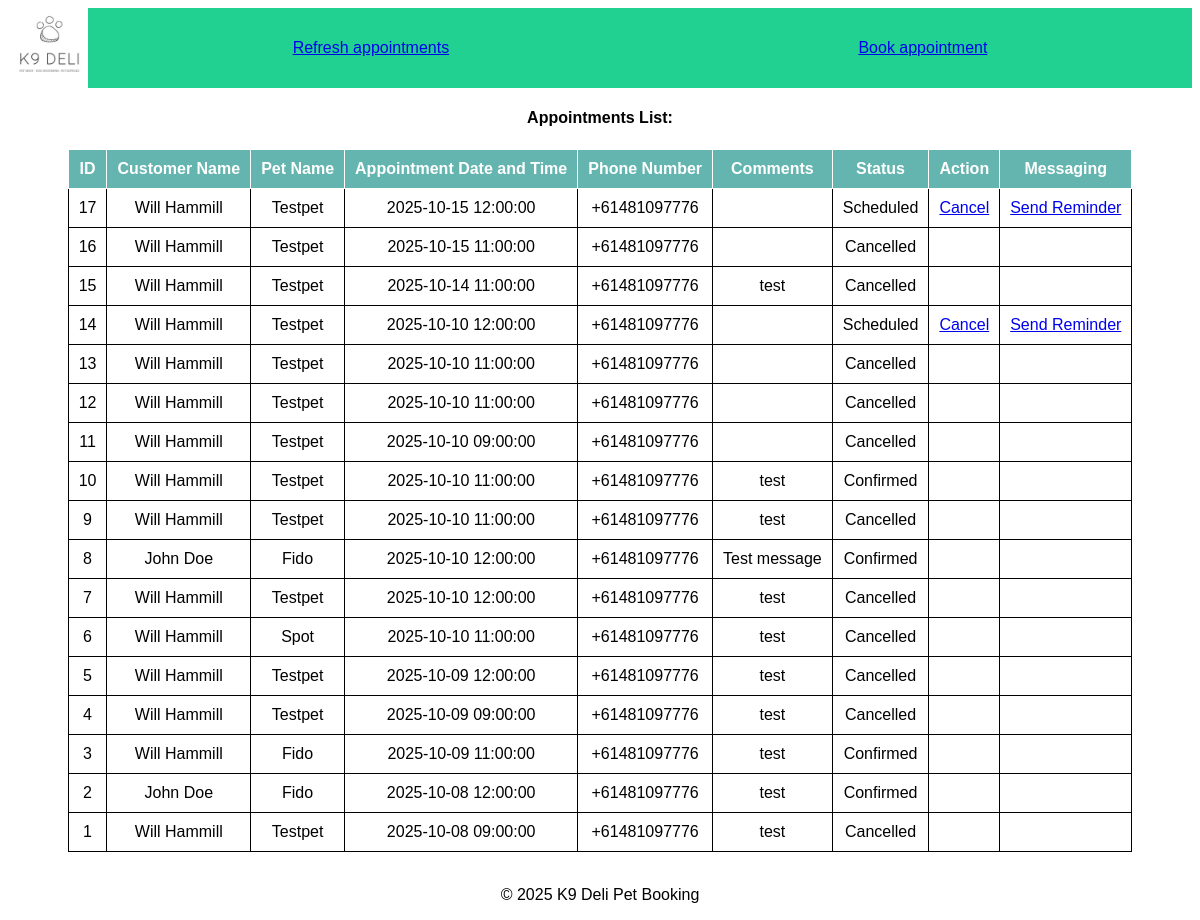
Screenshot of /appointments/view with the database file from the repository.
### tables this page shows
CREATE TABLE appointments (
                id INTEGER PRIMARY KEY AUTOINCREMENT,
                customer_first TEXT,
                customer_last TEXT,
                customer_number TEXT,
                appt_datetime TEXT,
                pet_name TEXT,
                comments TEXT,
                appt_status INTEGER DEFAULT 1
            );

### bookingConfirm.py (the view)
@appointments.route('/appointments/view')
def view_appointments():  # SQLITE version from simple_form branch
    conn = sqlite3.connect('appointments.db')
    conn.row_factory = sqlite3.Row  # Enable dictionary-like row access in appointments_list.html
    current_time = datetime.now()
    c = conn.cursor()
    c.execute('''
            UPDATE appointments SET appt_status = 2 -- 2 = Done
            WHERE appt_datetime < ? AND appt_status = 1 OR appt_datetime < ? AND appt_status = 3
        ''', (current_time, current_time))
    c.execute('SELECT * FROM appointments')
    booked_appointments = c.fetchall()
    conn.close()
    return render_template('AppointmentViewer.html', appointments=booked_appointments)

### templates/AppointmentViewer.html (shortened to what this page needs)
<!DOCTYPE html>
<html lang="en">
<head>
    <link rel="stylesheet" href="https://cdnjs.cloudflare.com/ajax/libs/font-awesome/6.0.0-beta3/css/all.min.css">
    <link rel="stylesheet" href="{{ url_for('static', filename='styles.css') }}">
</head>
<body>
<header class="main-header">
    <nav class="nav-bar">
        <img src="../static/k9_logo.jpg" alt="K9 Logo" style="width:80px; height: auto;">
      <ul class="container">
        <li><a href="{{ url_for('appointments.view_appointments') }}">Refresh appointments</a></li>
      </ul>
      <ul class="container">
        <li><a href="{{ url_for('appointments.load_page') }}">Book appointment</a></li>
      </ul>
    </nav>
</header>
 <h4>Appointments List:</h4>
<table border="1">
    <thead>
            <tr>
                <th>ID</th>
                <th>Customer Name</th>
                <th>Pet Name</th>
                <th>Appointment Date and Time</th>
                <th>Phone Number</th>
                <th>Comments</th>
                <th>Status</th>
                <th>Action</th>
                <th>Messaging</th>
            </tr>
        </thead>
    <tbody>
            {% for appointment in appointments | reverse %}
            <tr>
                <td>{{ appointment['id'] }}</td>
                <td>{{ appointment['customer_first'] }} {{ appointment['customer_last'] }}</td>
                <td>{{ appointment['pet_name'] }}</td>
                <td>{{ appointment['appt_datetime'] }}</td>
                <td>{{ appointment['customer_number'] }}</td>
                <td>{{ appointment['comments'] }}</td>
                <td>{{ 'Scheduled' if appointment['appt_status'] == 1 else 'Done' if appointment['appt_status'] == 2 else 'Confirmed' if appointment['appt_status'] == 3 else 'Cancelled' }}</td>
                <td>
                    {% if appointment['appt_status'] == 1 %}
                    <a href="{{ url_for('appointments.cancel_appointment', appointment_id=appointment[0]) }}">Cancel</a>
                    {% else %}
                    <span></span>
                    {% endif %}
                </td>
                <td>
                    {% if appointment['appt_status'] == 1 %}
                    <a href="{{ url_for('appointments.confirm_appointment', appointment_id=appointment[0]) }}">Send Reminder</a>
                    {% else %}
                    <span></span>
                    {% endif %}
                </td>
            </tr>
            {% endfor %}
        </tbody>
</table>
<br>
</body>
<footer>
        <p>&copy; 2025 K9 Deli Pet Booking</p>
    </footer>
</html>

### static/styles.css (style rules this page uses)
:root { --button-bg-color: #76c7c0; --button-hover-bg-color: #64b5af; --link-color: #00796b; }
body { font-family: 'Calibri', sans-serif; text-align: center; }
table, th, td { border: 1px solid; border-collapse: collapse; padding: 10px; margin: 0 auto; }
th { background-color: #64b5af; color: white; }
nav.nav-bar { background-color: rgba(9, 204, 135, 0.9); display: flex; align-items:center; height: auto; }
ul.container { display: flex; align-items: center; justify-content:space-around; flex: auto; padding: 0; }
ul.container li { list-style-type: none; margin:0 2%; }
img { max-height: 100%; }

### rows the page displays
appointments: id "17", customer_first "Will", customer_last "Hammill", pet_name "Testpet", appt_datetime "2025-10-15 12:00:00", customer_number "+61481097776", appt_status "Scheduled"
appointments: id "16", customer_first "Will", customer_last "Hammill", pet_name "Testpet", appt_datetime "2025-10-15 11:00:00", customer_number "+61481097776", appt_status "Cancelled"
appointments: id "15", customer_first "Will", customer_last "Hammill", pet_name "Testpet", appt_datetime "2025-10-14 11:00:00", customer_number "+61481097776", comments "test", appt_status "Cancelled"
appointments: id "14", customer_first "Will", customer_last "Hammill", pet_name "Testpet", appt_datetime "2025-10-10 12:00:00", customer_number "+61481097776", appt_status "Scheduled"
appointments: id "13", customer_first "Will", customer_last "Hammill", pet_name "Testpet", appt_datetime "2025-10-10 11:00:00", customer_number "+61481097776", appt_status "Cancelled"
appointments: id "12", customer_first "Will", customer_last "Hammill", pet_name "Testpet", appt_datetime "2025-10-10 11:00:00", customer_number "+61481097776", appt_status "Cancelled"
appointments: id "11", customer_first "Will", customer_last "Hammill", pet_name "Testpet", appt_datetime "2025-10-10 09:00:00", customer_number "+61481097776", appt_status "Cancelled"
appointments: id "10", customer_first "Will", customer_last "Hammill", pet_name "Testpet", appt_datetime "2025-10-10 11:00:00", customer_number "+61481097776", comments "test", appt_status "Confirmed"
appointments: id "9", customer_first "Will", customer_last "Hammill", pet_name "Testpet", appt_datetime "2025-10-10 11:00:00", customer_number "+61481097776", comments "test", appt_status "Cancelled"
appointments: id "8", customer_first "John", customer_last "Doe", pet_name "Fido", appt_datetime "2025-10-10 12:00:00", customer_number "+61481097776", comments "Test message", appt_status "Confirmed"
appointments: id "7", customer_first "Will", customer_last "Hammill", pet_name "Testpet", appt_datetime "2025-10-10 12:00:00", customer_number "+61481097776", comments "test", appt_status "Cancelled"
appointments: id "6", customer_first "Will", customer_last "Hammill", pet_name "Spot", appt_datetime "2025-10-10 11:00:00", customer_number "+61481097776", comments "test", appt_status "Cancelled"
appointments: id "5", customer_first "Will", customer_last "Hammill", pet_name "Testpet", appt_datetime "2025-10-09 12:00:00", customer_number "+61481097776", comments "test", appt_status "Cancelled"
appointments: id "4", customer_first "Will", customer_last "Hammill", pet_name "Testpet", appt_datetime "2025-10-09 09:00:00", customer_number "+61481097776", comments "test", appt_status "Cancelled"
appointments: id "3", customer_first "Will", customer_last "Hammill", pet_name "Fido", appt_datetime "2025-10-09 11:00:00", customer_number "+61481097776", comments "test", appt_status "Confirmed"
appointments: id "2", customer_first "John", customer_last "Doe", pet_name "Fido", appt_datetime "2025-10-08 12:00:00", customer_number "+61481097776", comments "test", appt_status "Confirmed"
appointments: id "1", customer_first "Will", customer_last "Hammill", pet_name "Testpet", appt_datetime "2025-10-08 09:00:00", customer_number "+61481097776", comments "test", appt_status "Cancelled"
